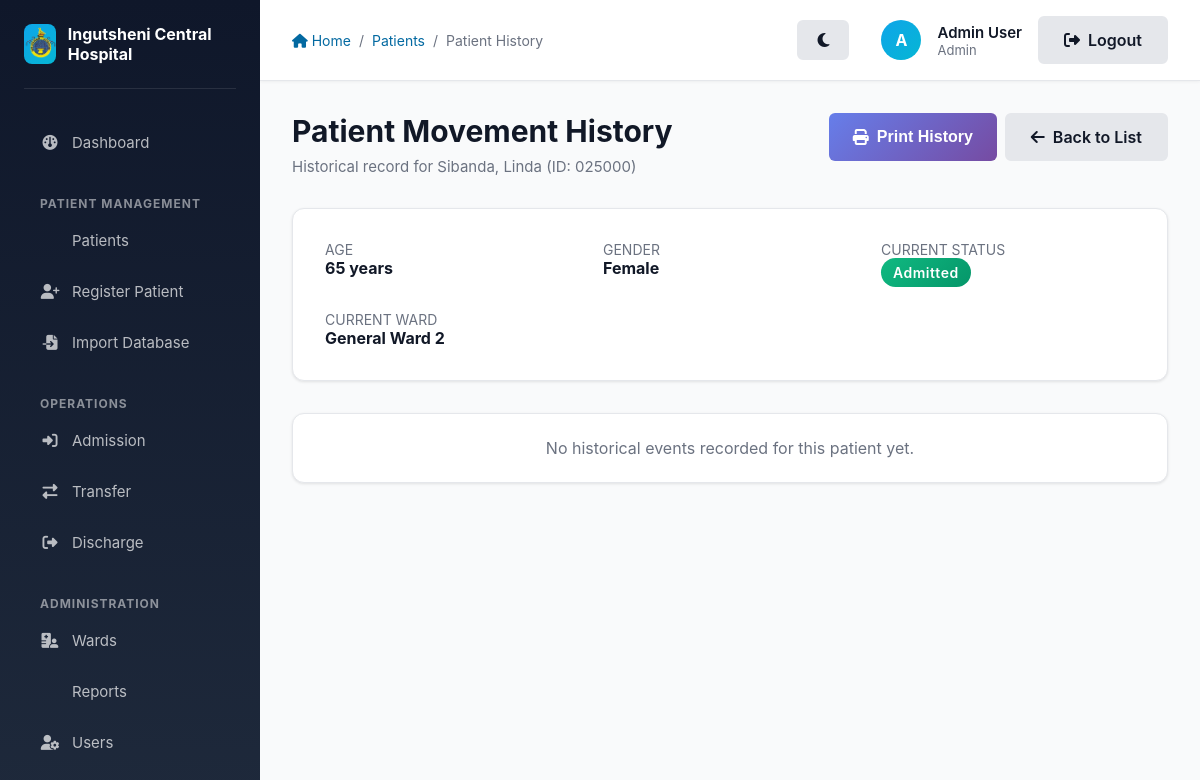
/patient/1/history (signed in), run on the app's committed database.
### app/models/models.py (models this page shows, shortened)
class User(db.Model, UserMixin):
    __tablename__ = 'users'
    id = db.Column(db.Integer, primary_key=True)
    name = db.Column(db.String(100), nullable=False)
    email = db.Column(db.String(120), unique=True, nullable=False)
    password_hash = db.Column(db.String(128), nullable=False)
    role_id = db.Column(db.Integer, db.ForeignKey('roles.id'), nullable=False)
    ward_id = db.Column(db.Integer, db.ForeignKey('wards.id'), nullable=True)

class Role(db.Model):
    __tablename__ = 'roles'
    id = db.Column(db.Integer, primary_key=True)
    name = db.Column(db.String(50), unique=True, nullable=False)
    users = db.relationship('User', backref='role_obj', lazy=True)

class Patient(db.Model):
    __tablename__ = 'patients'
    id = db.Column(db.Integer, primary_key=True)
    hospital_id = db.Column(db.String(6), unique=True, nullable=False)
    surname = db.Column(db.String(100), nullable=False)
    first_names = db.Column(db.String(100), nullable=False)
    date_of_birth = db.Column(db.Date, nullable=False)
    age = db.Column(db.Integer, nullable=False)
    sex = db.Column(db.String(20), nullable=False)  # Male, Female, Other
    race = db.Column(db.String(50), nullable=False)
    marital_status = db.Column(db.String(50), nullable=False)  # Single, Married, Divorced, Widowed
    occupation = db.Column(db.String(100), nullable=False)
    religion = db.Column(db.String(50), default='Not Applicable')
    residential_address = db.Column(db.Text, nullable=False)
    contact_number = db.Column(db.String(20), nullable=False)
    employer_name = db.Column(db.String(100), nullable=True)
    employer_address = db.Column(db.Text, nullable=True)
    next_of_kin_name = db.Column(db.String(100), nullable=False)
    next_of_kin_address = db.Column(db.Text, nullable=False)
    next_of_kin_relationship = db.Column(db.String(50), nullable=False)
    chief = db.Column(db.String(100), default='Not Applicable')
    village = db.Column(db.String(100), default='Not Applicable')
    tribe = db.Column(db.String(100), default='Not Applicable')
    admission_datetime = db.Column(db.DateTime, nullable=False)
    referring_doctor_hospital = db.Column(db.String(150), nullable=False)
    diagnosis = db.Column(db.Text, nullable=False)
    doctor_name = db.Column(db.String(100), nullable=False)
    consultant_name = db.Column(db.String(100), nullable=False)
    pharmacy_name = db.Column(db.String(100), nullable=False)
    discharge_datetime = db.Column(db.DateTime, nullable=True)
    status = db.Column(db.String(50), default='Registered')  # Registered, Admitted, Transferred, Discharged, Deceased
    ward_id = db.Column(db.Integer, db.ForeignKey('wards.id'), nullable=True)
    is_deleted = db.Column(db.Boolean, default=False)
    created_at = db.Column(db.DateTime, default=lambda: datetime.now(timezone.utc))
    updated_at = db.Column(db.DateTime, default=lambda: datetime.now(timezone.utc), onupdate=lambda: datetime.now(timezone.utc))
    admissions = db.relationship('Admission', backref='patient', lazy=True)
    transfers = db.relationship('Transfer', backref='patient', lazy=True)
    discharges = db.relationship('Discharge', backref='patient', lazy=True)

class Ward(db.Model):
    __tablename__ = 'wards'
    id = db.Column(db.Integer, primary_key=True)
    name = db.Column(db.String(100), unique=True, nullable=False)
    type = db.Column(db.String(50), nullable=False) # Admission, General, Discharge
    capacity = db.Column(db.Integer, nullable=True)
    users = db.relationship('User', backref='ward_obj', lazy=True)
    patients = db.relationship('Patient', backref='current_ward', lazy=True)

### app/patients/routes.py (the view)
@patients.route('/patient/<int:patient_id>/history')
@login_required
def patient_history(patient_id):
    patient = Patient.query.get_or_404(patient_id)
    admissions = Admission.query.filter_by(patient_id=patient_id).order_by(Admission.timestamp.desc()).all()
    transfers = Transfer.query.filter_by(patient_id=patient_id).order_by(Transfer.timestamp.desc()).all()
    discharges = Discharge.query.filter_by(patient_id=patient_id).order_by(Discharge.timestamp.desc()).all()
    events = []
    for a in admissions:
        events.append({'type': 'Admission', 'timestamp': a.timestamp, 'ward': a.ward.name, 'by': a.user.name})
    for t in transfers:
        events.append({'type': 'Transfer', 'timestamp': t.timestamp, 'from_ward': t.from_ward.name, 'to_ward': t.to_ward.name, 'by': t.user.name})
    for d in discharges:
        events.append({'type': 'Discharge', 'timestamp': d.timestamp, 'ward': d.ward.name, 'by': d.user.name, 'notes': d.notes})
    events.sort(key=lambda x: x['timestamp'], reverse=True)
    return render_template('patients/history.html', patient=patient, events=events)

### app/templates/patients/history.html
{% extends "layout.html" %}
{% block breadcrumb %}
    <a href="{{ url_for('main.index') }}"><i class="fas fa-home"></i> Home</a>
    <span>/</span>
    <a href="{{ url_for('patients.list_patients') }}">Patients</a>
    <span>/</span>
    <span>Patient History</span>
{% endblock %}
{% block content %}
    <div class="page-header flex-between" style="display: flex; justify-content: space-between; align-items: flex-start;">
        <div>
            <h1 class="page-title">Patient Movement History</h1>
            <p class="page-subtitle">Historical record for {{ patient.surname }}, {{ patient.first_names }} (ID: {{ patient.hospital_id }})</p>
        </div>
        <div style="display: flex; gap: 0.5rem;">
            <button onclick="window.print()" class="btn btn-primary no-print">
                <i class="fas fa-print"></i> Print History
            </button>
            <a href="{{ url_for('patients.list_patients') }}" class="btn btn-secondary no-print">
                <i class="fas fa-arrow-left"></i> Back to List
            </a>
        </div>
    </div>
    <div class="card" style="margin-bottom: 2rem;">
        <div class="card-body">
            <div class="grid grid-4" style="gap: 1.5rem;">
                <div>
                    <p style="color: #6b7280; font-size: 0.875rem; text-transform: uppercase;">Age</p>
                    <p class="font-bold">{{ patient.age }} years</p>
                </div>
                <div>
                    <p style="color: #6b7280; font-size: 0.875rem; text-transform: uppercase;">Gender</p>
                    <p class="font-bold">{{ patient.sex }}</p>
                </div>
                <div>
                    <p style="color: #6b7280; font-size: 0.875rem; text-transform: uppercase;">Current Status</p>
                    <p class="font-bold">
                        {% if patient.status == 'Admitted' %}
                            <span class="badge status-admitted">Admitted</span>
                        {% elif patient.status == 'Discharged' %}
                            <span class="badge status-discharged">Discharged</span>
                        {% else %}
                            <span class="badge badge-neutral">{{ patient.status }}</span>
                        {% endif %}
                    </p>
                </div>
                <div>
                    <p style="color: #6b7280; font-size: 0.875rem; text-transform: uppercase;">Current Ward</p>
                    <p class="font-bold">{{ patient.current_ward.name if patient.current_ward else 'None' }}</p>
                </div>
            </div>
        </div>
    </div>
    <div class="timeline-container">
        {% if events %}
            {% for event in events %}
                <div class="card" style="margin-bottom: 1rem; border-left: 4px solid
                    {% if event.type == 'Admission' %}#16a34a{% elif event.type == 'Transfer' %}#f59e0b{% else %}#dc2626{% endif %};">
                    <div class="card-body" style="padding: 1rem 1.5rem;">
                        <div style="display: flex; justify-content: space-between; align-items: center; margin-bottom: 0.5rem;">
                            <h3 style="margin: 0; font-size: 1.125rem;">
                                {% if event.type == 'Admission' %}
                                    <i class="fas fa-sign-in-alt" style="color: #16a34a;"></i> Admitted to {{ event.ward }}
                                {% elif event.type == 'Transfer' %}
                                    <i class="fas fa-exchange-alt" style="color: #f59e0b;"></i> Transferred: {{ event.from_ward }} &rarr; {{ event.to_ward }}
                                {% elif event.type == 'Discharge' %}
                                    <i class="fas fa-sign-out-alt" style="color: #dc2626;"></i> Discharged from {{ event.ward }}
                                {% endif %}
                            </h3>
                            <span class="text-muted" style="font-size: 0.875rem;">
                                <i class="far fa-clock"></i> {{ event.timestamp.strftime('%B %d, %Y - %H:%M') }}
                            </span>
                        </div>
                        <div style="font-size: 0.9375rem; color: #4b5563;">
                            <p><strong>Performed by:</strong> {{ event.by }}</p>
                            {% if event.notes %}
                                <p style="margin-top: 0.5rem; padding: 0.75rem; background: #f9fafb; border-radius: 0.25rem; font-style: italic;">
                                    "{{ event.notes }}"
                                </p>
                            {% endif %}
                        </div>
                    </div>
                </div>
            {% endfor %}
        {% else %}
            <div class="card p-6 text-center">
                <p class="text-muted">No historical events recorded for this patient yet.</p>
            </div>
        {% endif %}
    </div>
{% endblock %}

### app/templates/layout.html (shortened to what this page needs)
<!DOCTYPE html>
<html lang="en">
<head>
    <link rel="stylesheet" href="{{ url_for('static', filename='style.css') }}">
    <link rel="stylesheet" href="https://cdnjs.cloudflare.com/ajax/libs/font-awesome/6.4.0/css/all.min.css">
</head>
<body>
    <aside class="sidebar no-print" id="sidebar">
        <div class="sidebar-header">
            <div class="sidebar-logo">
                <img src="{{ url_for('static', filename='images/logo.png') }}" alt="Ingutsheni Central Hospital Logo">
            </div>
            <div class="sidebar-title">Ingutsheni Central Hospital</div>
        </div>
        <nav class="sidebar-nav">
            <li><a href="{{ url_for('main.index') }}" class="{% if request.endpoint == 'main.index' %}active{% endif %}">
                <i class="fas fa-dashboard"></i> Dashboard
            </a></li>
        </nav>
        {% if current_user.is_authenticated %}
            <div class="sidebar-section-title">Patient Management</div>
            <nav class="sidebar-nav">
                <li><a href="{{ url_for('patients.list_patients') }}" class="{% if request.endpoint == 'patients.list_patients' %}active{% endif %}">
                     Patients
                </a></li>
                <li><a href="{{ url_for('patients.register_patient') }}" class="{% if request.endpoint == 'patients.register_patient' %}active{% endif %}">
                    <i class="fas fa-user-plus"></i> Register Patient
                </a></li>
                {% if current_user.role_obj.name in ['Admin', 'CMO'] %}
                <li><a href="{{ url_for('patients.import_database') }}" class="{% if request.endpoint == 'patients.import_database' %}active{% endif %}">
                    <i class="fas fa-file-import"></i> Import Database
                </a></li>
                {% endif %}
            </nav>
            <div class="sidebar-section-title">Operations</div>
            <nav class="sidebar-nav">
                <li><a href="{{ url_for('patients.list_patients') }}" class="{% if request.endpoint == 'patients.admit_patient' %}active{% endif %}">
                    <i class="fas fa-sign-in-alt"></i> Admission
                </a></li>
                <li><a href="{{ url_for('patients.list_patients') }}" class="{% if request.endpoint == 'transfers.transfer_patient' %}active{% endif %}">
                    <i class="fas fa-exchange-alt"></i> Transfer
                </a></li>
                <li><a href="{{ url_for('patients.list_patients') }}" class="{% if request.endpoint == 'patients.discharge_patient' %}active{% endif %}">
                    <i class="fas fa-sign-out-alt"></i> Discharge
                </a></li>
            </nav>
            <div class="sidebar-section-title">Administration</div>
            <nav class="sidebar-nav">
                <li><a href="{{ url_for('wards.list_wards') }}" class="{% if request.endpoint == 'wards.list_wards' %}active{% endif %}">
                    <i class="fas fa-hospital-user"></i> Wards
                </a></li>
                <li><a href="{{ url_for('reports.view_reports') }}" class="{% if request.endpoint == 'reports.view_reports' %}active{% endif %}">
                     Reports
                </a></li>
                {% if current_user.role_obj.name == 'Admin' %}
                    <li><a href="{{ url_for('auth.manage_users') }}" class="{% if request.endpoint == 'auth.manage_users' %}active{% endif %}">
                        <i class="fas fa-user-gear"></i> Users
                    </a></li>
                {% endif %}
            </nav>
        {% endif %}
    </aside>
    <div class="main-content">
        <div class="top-bar no-print">
            <div class="top-bar-left">
                <div class="breadcrumb">
                    {% block breadcrumb %}{% endblock %}
                </div>
            </div>
            <div class="top-bar-right" style="display: flex; align-items: center; gap: 1rem;">
                <div style="display: flex; align-items: center; gap: 1rem; margin-right: 1rem;">
                    <button id="themeToggle" class="btn btn-secondary btn-sm" title="Toggle Dark/Light Mode" style="border-radius: 50%; width: 40px; height: 40px; padding: 0;">
                        <i class="fas fa-moon"></i>
                    </button>
                </div>
                {% if current_user.is_authenticated %}
                    <div class="user-menu">
                        <div class="user-avatar" title="{{ current_user.name }}">
                            {{ current_user.name[0].upper() }}
                        </div>
                        <div class="user-info">
                            <div class="user-name">{{ current_user.name }}</div>
                            <div class="user-role">{{ current_user.role_obj.name }}</div>
                        </div>
                    </div>
                    <a href="{{ url_for('auth.logout') }}" class="btn btn-secondary btn-sm">
                        <i class="fas fa-sign-out-alt"></i> Logout
                    </a>
                {% else %}
                    <a href="{{ url_for('auth.login') }}" class="btn btn-primary btn-sm">
                        <i class="fas fa-sign-in-alt"></i> Login
                    </a>
                {% endif %}
            </div>
        </div>
        <div class="page-content">
            {% block content %}{% endblock %}
        </div>
    </div>
</body>
</html>

### data on the page
User: name "A", name "Admin User"
Role: role_obj.name "Admin"
Patient: surname "Sibanda", first_names "Linda", hospital_id "025000", age "65", sex "Female"
Ward: current_ward "General Ward 2"
